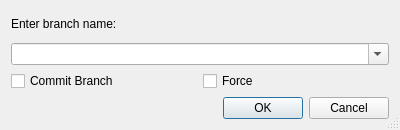
<?xml version="1.0" encoding="UTF-8"?>
<ui version="4.0">
 <class>HgBranchInputDialog</class>
 <widget class="QDialog" name="HgBranchInputDialog">
  <property name="geometry">
   <rect>
    <x>0</x>
    <y>0</y>
    <width>400</width>
    <height>130</height>
   </rect>
  </property>
  <property name="windowTitle">
   <string>Create Branch</string>
  </property>
  <property name="sizeGripEnabled">
   <bool>true</bool>
  </property>
  <layout class="QVBoxLayout" name="verticalLayout">
   <item>
    <widget class="QLabel" name="label">
     <property name="text">
      <string>Enter branch name:</string>
     </property>
    </widget>
   </item>
   <item>
    <widget class="QComboBox" name="branchComboBox">
     <property name="toolTip">
      <string>Enter the new branch name (spaces will be converted to _)</string>
     </property>
     <property name="editable">
      <bool>true</bool>
     </property>
    </widget>
   </item>
   <item>
    <layout class="QHBoxLayout" name="horizontalLayout">
     <item>
      <widget class="QCheckBox" name="commitCheckBox">
       <property name="toolTip">
        <string>Select to commit the branch</string>
       </property>
       <property name="text">
        <string>Commit Branch</string>
       </property>
      </widget>
     </item>
     <item>
      <widget class="QCheckBox" name="forceCheckBox">
       <property name="toolTip">
        <string>Select to force creating the branch</string>
       </property>
       <property name="text">
        <string>Force</string>
       </property>
      </widget>
     </item>
    </layout>
   </item>
   <item>
    <widget class="QDialogButtonBox" name="buttonBox">
     <property name="orientation">
      <enum>Qt::Horizontal</enum>
     </property>
     <property name="standardButtons">
      <set>QDialogButtonBox::Cancel|QDialogButtonBox::Ok</set>
     </property>
    </widget>
   </item>
  </layout>
 </widget>
 <tabstops>
  <tabstop>branchComboBox</tabstop>
  <tabstop>commitCheckBox</tabstop>
  <tabstop>buttonBox</tabstop>
 </tabstops>
 <resources/>
 <connections>
  <connection>
   <sender>buttonBox</sender>
   <signal>accepted()</signal>
   <receiver>HgBranchInputDialog</receiver>
   <slot>accept()</slot>
   <hints>
    <hint type="sourcelabel">
     <x>248</x>
     <y>254</y>
    </hint>
    <hint type="destinationlabel">
     <x>157</x>
     <y>274</y>
    </hint>
   </hints>
  </connection>
  <connection>
   <sender>buttonBox</sender>
   <signal>rejected()</signal>
   <receiver>HgBranchInputDialog</receiver>
   <slot>reject()</slot>
   <hints>
    <hint type="sourcelabel">
     <x>316</x>
     <y>260</y>
    </hint>
    <hint type="destinationlabel">
     <x>286</x>
     <y>274</y>
    </hint>
   </hints>
  </connection>
 </connections>
</ui>
